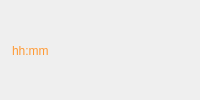
<?xml version="1.0" encoding="UTF-8"?>
<ui version="4.0">
 <class>m_Window</class>
 <widget class="QFrame" name="m_Window">
  <property name="frameShape">
   <enum>QFrame::NoFrame</enum>
  </property>
  <property name="frameShadow">
   <enum>QFrame::Sunken</enum>
  </property>
  <layout class="QHBoxLayout" name="horizontalLayout">
   <property name="spacing">
    <number>0</number>
   </property>
   <property name="leftMargin">
    <number>0</number>
   </property>
   <property name="topMargin">
    <number>0</number>
   </property>
   <property name="rightMargin">
    <number>0</number>
   </property>
   <property name="bottomMargin">
    <number>0</number>
   </property>
   <item>
    <widget class="CSkinProgressWidget" name="m_CentralContainer" native="true">
     <property name="sizePolicy">
      <sizepolicy hsizetype="Expanding" vsizetype="Expanding">
       <horstretch>0</horstretch>
       <verstretch>0</verstretch>
      </sizepolicy>
     </property>
     <property name="progress" stdset="0">
      <number>1</number>
     </property>
     <property name="borderInfo" stdset="0">
      <string notr="true">borderwidth=&quot;1&quot; roundcorner=&quot;0&quot; bordercolor=&quot;0xFFD0D0D0&quot; </string>
     </property>
     <layout class="QHBoxLayout" name="horizontalLayout_2">
      <property name="spacing">
       <number>0</number>
      </property>
      <property name="leftMargin">
       <number>12</number>
      </property>
      <property name="topMargin">
       <number>3</number>
      </property>
      <property name="rightMargin">
       <number>12</number>
      </property>
      <property name="bottomMargin">
       <number>2</number>
      </property>
      <item>
       <widget class="CSkinOneLineText" name="m_Text">
        <property name="sizePolicy">
         <sizepolicy hsizetype="Expanding" vsizetype="Expanding">
          <horstretch>0</horstretch>
          <verstretch>0</verstretch>
         </sizepolicy>
        </property>
        <property name="palette">
         <palette>
          <active>
           <colorrole role="WindowText">
            <brush brushstyle="SolidPattern">
             <color alpha="255">
              <red>255</red>
              <green>153</green>
              <blue>51</blue>
             </color>
            </brush>
           </colorrole>
          </active>
          <inactive>
           <colorrole role="WindowText">
            <brush brushstyle="SolidPattern">
             <color alpha="255">
              <red>255</red>
              <green>153</green>
              <blue>51</blue>
             </color>
            </brush>
           </colorrole>
          </inactive>
          <disabled>
           <colorrole role="WindowText">
            <brush brushstyle="SolidPattern">
             <color alpha="255">
              <red>120</red>
              <green>120</green>
              <blue>120</blue>
             </color>
            </brush>
           </colorrole>
          </disabled>
         </palette>
        </property>
        <property name="text">
         <string notr="true">hh:mm</string>
        </property>
        <property name="addheight" stdset="0">
         <number>2</number>
        </property>
       </widget>
      </item>
     </layout>
    </widget>
   </item>
  </layout>
 </widget>
 <customwidgets>
  <customwidget>
   <class>CSkinOneLineText</class>
   <extends>QLabel</extends>
   <header>skinonelinetext.h</header>
  </customwidget>
  <customwidget>
   <class>CSkinProgressWidget</class>
   <extends>QWidget</extends>
   <header>skinprogresswidget.h</header>
   <container>1</container>
  </customwidget>
 </customwidgets>
 <resources/>
 <connections/>
</ui>
